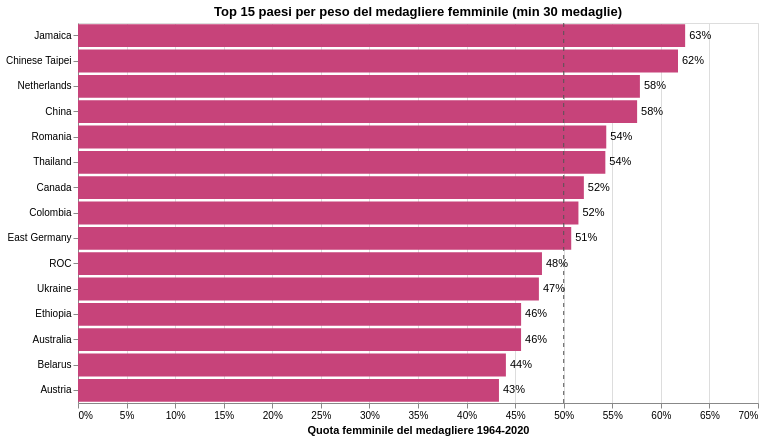

Notebook code for this chart:
### Markdown cell above
## 5. Paesi che dipendono maggiormente dalle medaglie femminili

Per ogni paese aggreghiamo l'intero periodo 1964–2020 e calcoliamo la metrica più semplice
e leggibile:

$$\text{quota femminile} = \frac{\text{medaglie femminili}}{\text{medaglie femminili} + \text{medaglie maschili}}$$

Per evitare classifiche costruite su numeri piccoli (un paese con 2 medaglie su 3 femminili
finirebbe in testa), consideriamo solo i paesi con **almeno 30 medaglie di genere** nel periodo.

### Code cell
# Nome leggibile del paese: l'ultimo nome associato a ogni NOC nel dataset indicatori.
noc_nome = socio.sort_values("Anno").groupby("Codice_NOC")["Nazione"].last()

paesi = medals_gender.groupby("country_noc", as_index=False)[["medaglie_f", "medaglie_m"]].sum()
paesi["medaglie_fm"] = paesi["medaglie_f"] + paesi["medaglie_m"]
paesi["quota_f"] = paesi["medaglie_f"] / paesi["medaglie_fm"]
paesi["paese"] = paesi["country_noc"].map(noc_nome).fillna(paesi["country_noc"])

MIN_MEDAGLIE = 30
top15 = (
    paesi.loc[paesi["medaglie_fm"] >= MIN_MEDAGLIE]
    .sort_values("quota_f", ascending=False)
    .head(15)
)
print(f"Paesi con almeno {MIN_MEDAGLIE} medaglie di genere nel 1964-2020: "
      f"{(paesi['medaglie_fm'] >= MIN_MEDAGLIE).sum()}")

barre = (
    alt.Chart(top15)
    .mark_bar(color=COLORE_F)
    .encode(
        y=alt.Y("paese:N", sort="-x", title=None),
        x=alt.X("quota_f:Q", title="Quota femminile del medagliere 1964-2020",
                axis=alt.Axis(format="%"), scale=alt.Scale(domain=[0, 0.7])),
        tooltip=[
            alt.Tooltip("paese:N", title="Paese"),
            alt.Tooltip("medaglie_f:Q", title="Medaglie femminili", format=",.0f"),
            alt.Tooltip("medaglie_m:Q", title="Medaglie maschili", format=",.0f"),
            alt.Tooltip("quota_f:Q", title="Quota femminile", format=".1%"),
        ],
    )
)
etichette = barre.mark_text(align="left", dx=4).encode(text=alt.Text("quota_f:Q", format=".0%"))
parita_v = (
    alt.Chart(pd.DataFrame({"quota_f": [0.5]}))
    .mark_rule(strokeDash=[4, 4], color="#555555")
    .encode(x="quota_f:Q")
)

grafico_top15 = (barre + etichette + parita_v).properties(
    width=680, height=380,
    title=f"Top 15 paesi per peso del medagliere femminile (min {MIN_MEDAGLIE} medaglie)",
)
grafico_top15

### Figure 1 — Vega-Lite specification as saved in the notebook (floating-point values rounded to 4 significant figures)
{"config": {"view": {"continuousWidth": 300, "continuousHeight": 300}}, "layer": [{"mark": {"type": "bar", "color": "#c7437a"}, "encoding": {"tooltip": [{"field": "paese", "title": "Paese", "type": "nominal"}, {"field": "medaglie_f", "format": ",.0f", "title": "Medaglie femminili", "type": "quantitative"}, {"field": "medaglie_m", "format": ",.0f", "title": "Medaglie maschili", "type": "quantitative"}, {"field": "quota_f", "format": ".1%", "title": "Quota femminile", "type": "quantitative"}], "x": {"axis": {"format": "%"}, "field": "quota_f", "scale": {"domain": [0, 0.7]}, "title": "Quota femminile del medagliere 1964-2020", "type": "quantitative"}, "y": {"field": "paese", "sort": "-x", "title": null, "type": "nominal"}}}, {"mark": {"type": "text", "align": "left", "dx": 4}, "encoding": {"text": {"field": "quota_f", "format": ".0%", "type": "quantitative"}, "tooltip": [{"field": "paese", "title": "Paese", "type": "nominal"}, {"field": "medaglie_f", "format": ",.0f", "title": "Medaglie femminili", "type": "quantitative"}, {"field": "medaglie_m", "format": ",.0f", "title": "Medaglie maschili", "type": "quantitative"}, {"field": "quota_f", "format": ".1%", "title": "Quota femminile", "type": "quantitative"}], "x": {"axis": {"format": "%"}, "field": "quota_f", "scale": {"domain": [0, 0.7]}, "title": "Quota femminile del medagliere 1964-2020", "type": "quantitative"}, "y": {"field": "paese", "sort": "-x", "title": null, "type": "nominal"}}}, {"data": {"name": "data-ae456247d702c6c353c73adae49361a3"}, "mark": {"type": "rule", "color": "#555555", "strokeDash": [4, 4]}, "encoding": {"x": {"field": "quota_f", "type": "quantitative"}}}], "data": {"name": "data-ced8aa66ee2b0862a9f8df9504cc4e4e"}, "height": 380, "title": "Top 15 paesi per peso del medagliere femminile (min 30 medaglie)", "width": 680, "$schema": "https://vega.github.io/schema/vega-lite/v6.4.1.json", "datasets": {"data-ced8aa66ee2b0862a9f8df9504cc4e4e": [{"country_noc": "JAM", "medaglie_f": 50.0, "medaglie_m": 30.0, "medaglie_fm": 80.0, "quota_f": 0.625, "paese": "Jamaica"}, {"country_noc": "TPE", "medaglie_f": 21.0, "medaglie_m": 13.0, "medaglie_fm": 34.0, "quota_f": 0.6176, "paese": "Chinese Taipei"}, {"country_noc": "NED", "medaglie_f": 118.0, "medaglie_m": 86.0, "medaglie_fm": 204.0, "quota_f": 0.5784, "paese": "Netherlands"}, {"country_noc": "CHN", "medaglie_f": 358.0, "medaglie_m": 264.0, "medaglie_fm": 622.0, "quota_f": 0.5756, "paese": "China"}, {"country_noc": "ROU", "medaglie_f": 149.0, "medaglie_m": 125.0, "medaglie_fm": 274.0, "quota_f": 0.5438, "paese": "Romania"}, {"country_noc": "THA", "medaglie_f": 19.0, "medaglie_m": 16.0, "medaglie_fm": 35.0, "quota_f": 0.5429, "paese": "Thailand"}, {"country_noc": "CAN", "medaglie_f": 113.0, "medaglie_m": 104.0, "medaglie_fm": 217.0, "quota_f": 0.5207, "paese": "Canada"}, {"country_noc": "COL", "medaglie_f": 17.0, "medaglie_m": 16.0, "medaglie_fm": 33.0, "quota_f": 0.5152, "paese": "Colombia"}, {"country_noc": "GDR", "medaglie_f": 197.0, "medaglie_m": 191.0, "medaglie_fm": 388.0, "quota_f": 0.5077, "paese": "East Germany"}, {"country_noc": "ROC", "medaglie_f": 32.0, "medaglie_m": 35.0, "medaglie_fm": 67.0, "quota_f": 0.4776, "paese": "ROC"}, {"country_noc": "UKR", "medaglie_f": 65.0, "medaglie_m": 72.0, "medaglie_fm": 137.0, "quota_f": 0.4745, "paese": "Ukraine"}, {"country_noc": "ETH", "medaglie_f": 26.0, "medaglie_m": 31.0, "medaglie_fm": 57.0, "quota_f": 0.4561, "paese": "Ethiopia"}, {"country_noc": "AUS", "medaglie_f": 187.0, "medaglie_m": 223.0, "medaglie_fm": 410.0, "quota_f": 0.4561, "paese": "Australia"}, {"country_noc": "BLR", "medaglie_f": 37.0, "medaglie_m": 47.0, "medaglie_fm": 84.0, "quota_f": 0.4405, "paese": "Belarus"}, {"country_noc": "AUT", "medaglie_f": 13.0, "medaglie_m": 17.0, "medaglie_fm": 30.0, "quota_f": 0.4333, "paese": "Austria"}], "data-ae456247d702c6c353c73adae49361a3": [{"quota_f": 0.5}]}}
